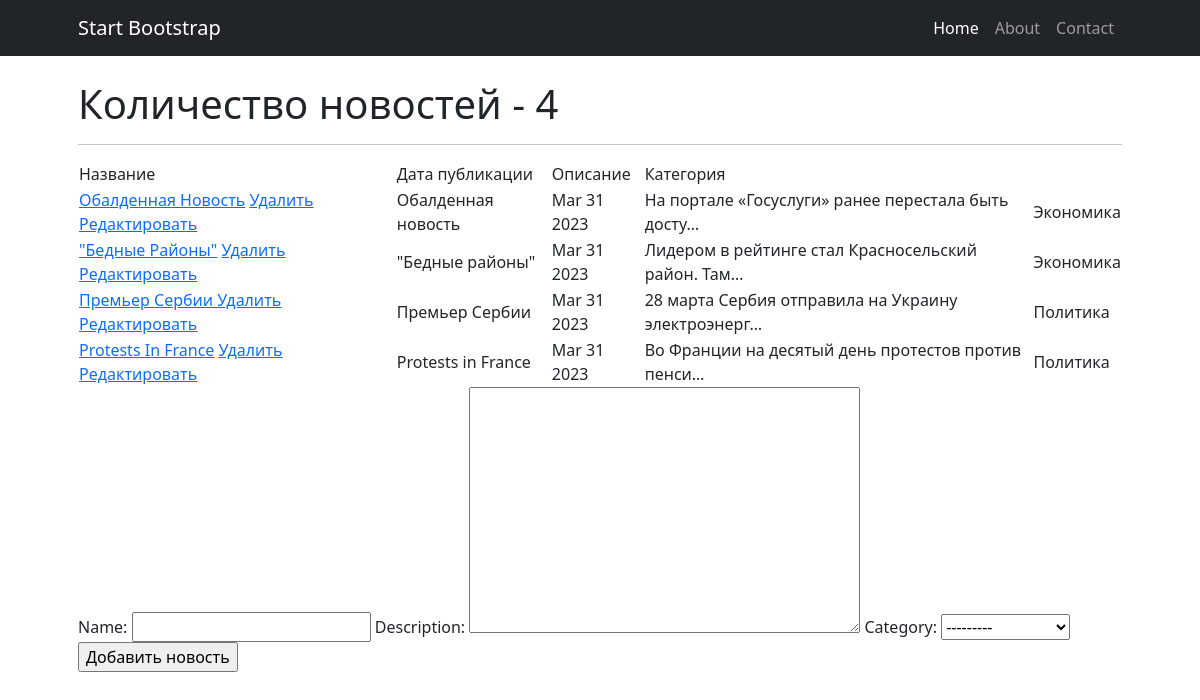
The page /news/ on the database as committed earlier.
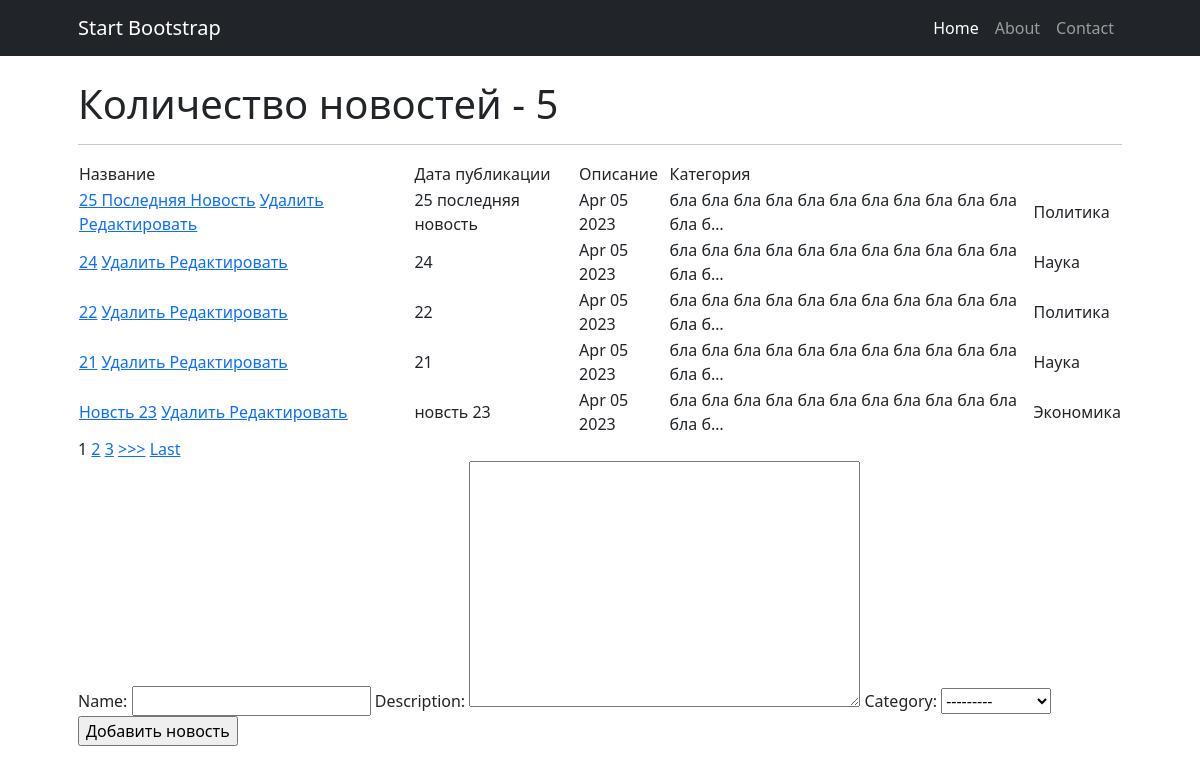
The same page on the database as committed later.
### news/models.py (models this page shows, shortened)
class News(models.Model):
    name = models.CharField(
        max_length=50,
        unique=True, # названия новостей не должны повторяться
    )
    description = models.TextField()
    category = models.ForeignKey(
        to='Category',
        on_delete=models.CASCADE,
        related_name='news', # все новости в категории будут доступны через поле news
    )
    time_creation = models.DateTimeField(auto_now_add = True)

class Category(models.Model):
    name = models.CharField(max_length=100, unique=True)  # названия категорий тоже не должны повторяться
    def __str__(self):
        return f'{self.name.title()}'

### news/views.py (the view, shortened to what this page needs)
# urls.py: path('', NewsList.as_view()), # т.к. сам по себе это класс, то нам надо представить этот класс в виде view. Для этого вызываем метод as_view
class NewsList(ListView):
    model = News  # указываем модель, объекты которой мы будем выводить
    template_name = 'news.html'  # указываем имя шаблона, в котором будет лежать HTML, в нём будут все инструкции о том, как именно пользователю должны вывестись наши объекты
    context_object_name = 'news'  # это имя списка, в котором будут лежать все объекты
    queryset = News.objects.order_by('-id')
    paginate_by = 5
    form_class = NewsForm # добавляем форм класс, чтобы получать доступ к форме через метод POST
    def get_context_data(self, **kwargs):
        context = super().get_context_data(**kwargs)
        context['filter'] = NewsFilter(self.request.GET, queryset=self.get_queryset())
        context['categories'] = Category.objects.all()
        context['form'] = NewsForm()
        return context

### news/forms.py
class NewsForm(ModelForm):
    class Meta:
        model = News
        fields = ['name', 'description', 'category']

### templatetags/custom_filters.py (called while the page is built)
@register.filter(name='filter_message')
def filter_message(message: str):
    variants = ['мудаков', 'твари', 'козлы', 'лошара', 'ублюдок', 'дичь'] # непристойные выражения
    ln = len(variants)
    filtred_message = ''
    string = ''
    string2 = ''
    pattern = ' ' # чем заменять непристойные выражения
    for i in message:
        string += i
        string2 = string.lower()
        flag = 0
        for j in variants:
            if not string2 in j:
                flag += 1
            if string2 == j:
                filtred_message += pattern
                flag -= 1
                string = ''
        if flag == ln:
            filtred_message += string
            string = ''
    if string2 != '' and string2 not in variants:
        filtred_message += string
    elif string2 != '':
        filtred_message += pattern
    return filtred_message

### templates/news.html (shortened to what this page needs)
{% extends 'flatpages/default.html' %}
{% load custom_filters %}
{% block content %}
    <h1>Количество новостей - {{ news|length }}</h1>
    <hr>
    {% if news %}
        <table>
            <tr>
                <td>
                    Название
                </td>
                <td>
                    Дата публикации
                </td>
                <td>
                    Описание
                </td>
                <td>
                    Категория
                </td>
            </tr>
        {% for new in news %}
            <tr>
                <td>
                    <a href="{% url 'new' new.id %}">{{ new.name|title|filter_message }}</a>
                    <a href="{% url 'new_delete' new.id %}"><u> Удалить </u></a>
                    <a href="{% url 'new_update' new.id %}"><u>Редактировать</u></a>
                </td>
                <td>
                    {{ new.name|filter_message }}
                </td>
                <td>
                    {{ new.time_creation|date:'M d Y'}}
                </td>
                <td>
                    {{ new.description|truncatechars:50|filter_message}}
                </td>
                <td>
                    {{ new.category.name }}
                </td>
            </tr>
        {% endfor %}
        </table>
    {% else %}
        <h2> Новостей нет!</h2>
    {% endif %}
{% if is_paginated %}
{% for num in page_obj.paginator.page_range %}
    {% if page_obj.number == num %}
        <a>{{ num }}</a>
    {% elif num > page_obj.number|add:'-3' and num < page_obj.number|add:'3' %}
        <a href="?page={{ num }}">{{ num }}</a>
    {% endif %}
{% endfor %}
{% if page_obj.has_next %}
    <a href="?page={{ page_obj.next_page_number }}">>>></a>
    <a href="?page={{ page_obj.paginator.num_pages }}">Last</a>
{% endif %}
{% endif %}
<form method="POST">
    {{ form }}
    <input type="submit" value="Добавить новость">
</form>
{% endblock content %}

Rows that differ between the two databases and show on the page:
no longer on this page (row unchanged): News: name|filter_message "Обалденная Новость", name|filter_message "Обалденная новость", time_creation "Mar 31 2023", description|filter_message "На портале «Госуслуги» ранее перестала быть досту…", category.name "Экономика"
no longer on this page (row unchanged): News: name|filter_message "\"Бедные Районы\"", name|filter_message "\"Бедные районы\"", time_creation "Mar 31 2023", description|filter_message "Лидером в рейтинге стал Красносельский район. Там…", category.name "Экономика"
no longer on this page (row unchanged): News: name|filter_message "Премьер Сербии", time_creation "Mar 31 2023", description|filter_message "28 марта Сербия отправила на Украину электроэнерг…", category.name "Политика"
no longer on this page (row unchanged): News: name|filter_message "Protests In France", name|filter_message "Protests in France", time_creation "Mar 31 2023", description|filter_message "Во Франции на десятый день протестов против пенси…", category.name "Политика"
added News: name|filter_message "25 Последняя Новость", name|filter_message "25 последняя новость", time_creation "Apr 05 2023", description|filter_message "бла бла бла бла бла бла бла бла бла бла бла бла б…", category.name "Политика"
added News: name|filter_message "24", time_creation "Apr 05 2023", description|filter_message "бла бла бла бла бла бла бла бла бла бла бла бла б…", category.name "Наука"
added News: name|filter_message "22", time_creation "Apr 05 2023", description|filter_message "бла бла бла бла бла бла бла бла бла бла бла бла б…", category.name "Политика"
added News: name|filter_message "21", time_creation "Apr 05 2023", description|filter_message "бла бла бла бла бла бла бла бла бла бла бла бла б…", category.name "Наука"
added News: name|filter_message "Новсть 23", name|filter_message "новсть 23", time_creation "Apr 05 2023", description|filter_message "бла бла бла бла бла бла бла бла бла бла бла бла б…", category.name "Экономика"
Other text that changed with them:
{{ news|length }}: "4" → "5"
new list line: "1"
new list line: "2"
new list line: "3"
text now shown: ">>> Last"
